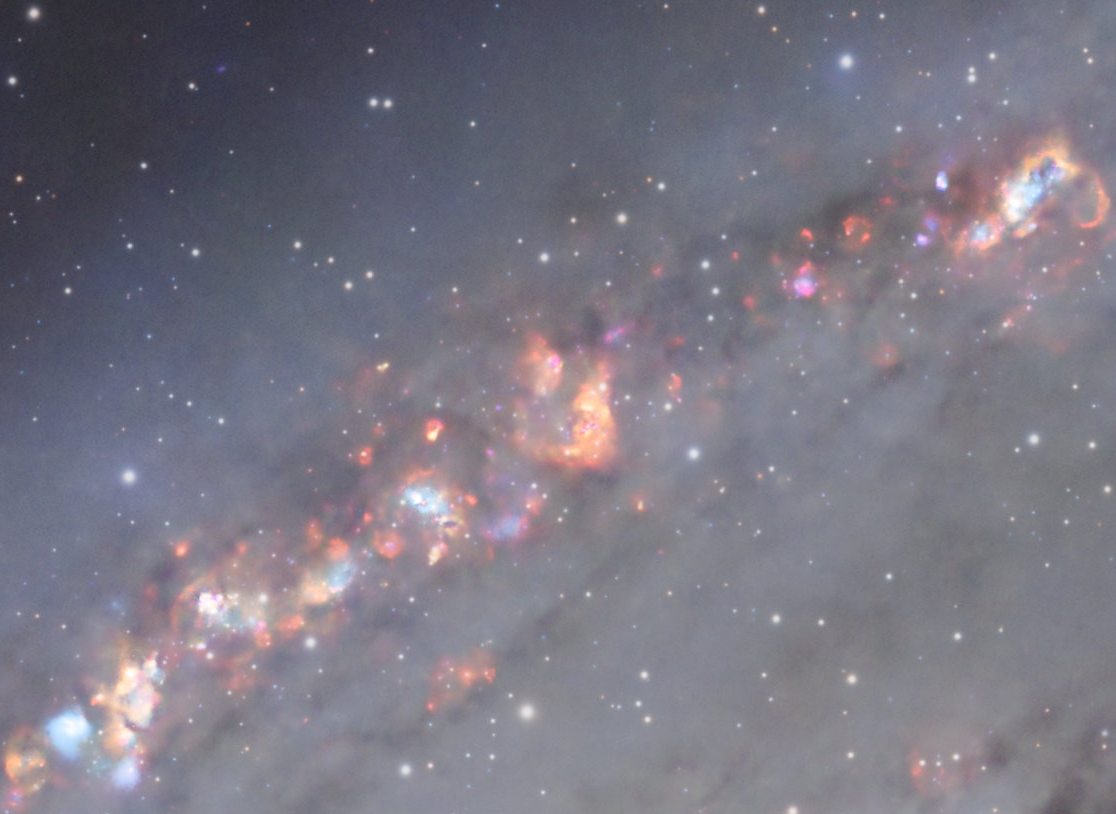
#> input picture andromedatry.png, 1116 x 814 px; its folder holds 6 pictures in this run
$ python chromademo.py
#> lines starting #> are read from the running program, lines starting #| are printed output that depends on the picture
import cv2
import sys
import os
import numpy as np
import matplotlib.pyplot as plt
from matplotlib.widgets import Slider, Button
from threading import Timer


# Global variable to track if a slider is being moved
slider_active = False
text_original, text_saturation, text_chroma = None, None, None

# [38 lines left out: functions on_slider_release, on_slider_change, adjust_saturation_hsv, adjust_chroma_lab, not called in this run]

# Function to load an image based on user selection
def load_image(image_choice):
#> called with image_choice = 'andromedatry.png'
    global image
    image_path = resource_path(image_choice)
    image = cv2.imread(image_path)
#> image is the input picture: shape (814, 1116, 3); mean B, G, R 130.3, 118.1, 121.4
    if image is None:
        raise FileNotFoundError(f"Image file '{image_path}' not found!")
    image = cv2.cvtColor(image, cv2.COLOR_BGR2RGB)

# [74 lines left out: functions update_bar_graph, onclick, debounce_update_images, update_images, not called in this run]

def resource_path(relative_path):
    """Get the absolute path to a resource, works for PyInstaller bundled apps."""
    if hasattr(sys, '_MEIPASS'):
        # PyInstaller creates a temporary folder for bundled files
        return os.path.join(sys._MEIPASS, relative_path)
    return os.path.join(os.path.abspath("."), relative_path)

# Dropdown menu to select between two images
# [8 lines left out: function on_image_change, not called in this run]

# List of images
images = ['andromedatry.png', 'RGB080604.png']

# Load default image
load_image(images[0])

# Initialize sample point for RGB bar graphs
sample_x, sample_y = image.shape[1] // 2, image.shape[0] // 2
#> sample_x = 558; sample_y = 407

# Create the main figure and axes
fig = plt.figure(figsize=(18, 12))
gs = fig.add_gridspec(3, 3, height_ratios=[3, 1, 1], hspace=0.3)

ax_original = fig.add_subplot(gs[0, 0])
ax_saturation = fig.add_subplot(gs[0, 1])
ax_chroma = fig.add_subplot(gs[0, 2])
bar_ax_original = fig.add_subplot(gs[1, 0])
bar_ax_saturation = fig.add_subplot(gs[1, 1])
bar_ax_chroma = fig.add_subplot(gs[1, 2])

# Display the original image
ax_original.imshow(image)
ax_original.set_title("Original")
ax_original.axis("off")

# Initialize saturation-adjusted and chroma-adjusted images
sat_image = image.copy()
chroma_image = image.copy()

# Display placeholders for saturation and chroma images
ax_saturation.imshow(sat_image)
ax_saturation.set_title("Saturation")
ax_saturation.axis("off")

ax_chroma.imshow(chroma_image)
ax_chroma.set_title("Chroma")
ax_chroma.axis("off")

# Initialize RGB bar graphs for each image
bar_ax_original.set_title("Original RGB Values")
bar_ax_original.set_ylim(0, 1)
sample_rgb = image[sample_y, sample_x].astype(np.float32) / 255.0  # Normalize to [0, 1]
#> sample_rgb = [0.667, 0.604, 0.616]
bars_original = bar_ax_original.bar(['R', 'G', 'B'], sample_rgb, color=['red', 'green', 'blue'])

bar_ax_saturation.set_title("Saturation RGB Values")
bar_ax_saturation.set_ylim(0, 1)
bars_saturation = bar_ax_saturation.bar(['R', 'G', 'B'], sample_rgb, color=['red', 'green', 'blue'])

bar_ax_chroma.set_title("Chroma RGB Values")
bar_ax_chroma.set_ylim(0, 1)
bars_chroma = bar_ax_chroma.bar(['R', 'G', 'B'], sample_rgb, color=['red', 'green', 'blue'])

# Create a dropdown menu to select the image
from matplotlib.widgets import RadioButtons

radio_ax = plt.axes([0.35, 0.01, 0.3, 0.05])
radio = RadioButtons(radio_ax, images, active=0)
radio.on_clicked(on_image_change)

# Simplify slider appearance and callbacks
ax_sat_slider = plt.axes([0.35, 0.05, 0.2, 0.03], facecolor='lightgray')
sat_slider = Slider(ax_sat_slider, 'Saturation', 0.1, 2.0, valinit=1.0, valstep=0.01)
sat_slider.on_changed(on_slider_change)

ax_chroma_slider = plt.axes([0.7, 0.05, 0.2, 0.03], facecolor='lightgray')
chroma_slider = Slider(ax_chroma_slider, 'Chroma', 0.1, 2.0, valinit=1.0, valstep=0.01)
chroma_slider.on_changed(on_slider_change)

# Debounce timers
debounce_timer = None

# Connect sliders to debounce function
sat_slider.on_changed(on_slider_change)
chroma_slider.on_changed(on_slider_change)

# Connect mouse click to update sample point
fig.canvas.mpl_connect('button_release_event', on_slider_release)
fig.canvas.mpl_connect('button_press_event', onclick)

plt.show()
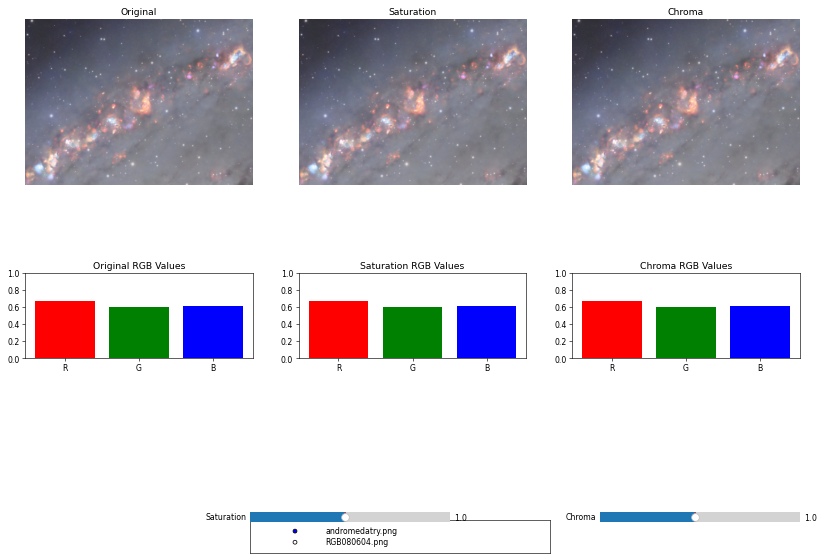
#> figure drawn by matplotlib, 9 panels; panel 4: tallest bar 0.667 high, from x = -0.4 to 0.4; panel 5: tallest bar 0.667 high, from x = -0.4 to 0.4; panel 6: tallest bar 0.667 high, from x = -0.4 to 0.4
